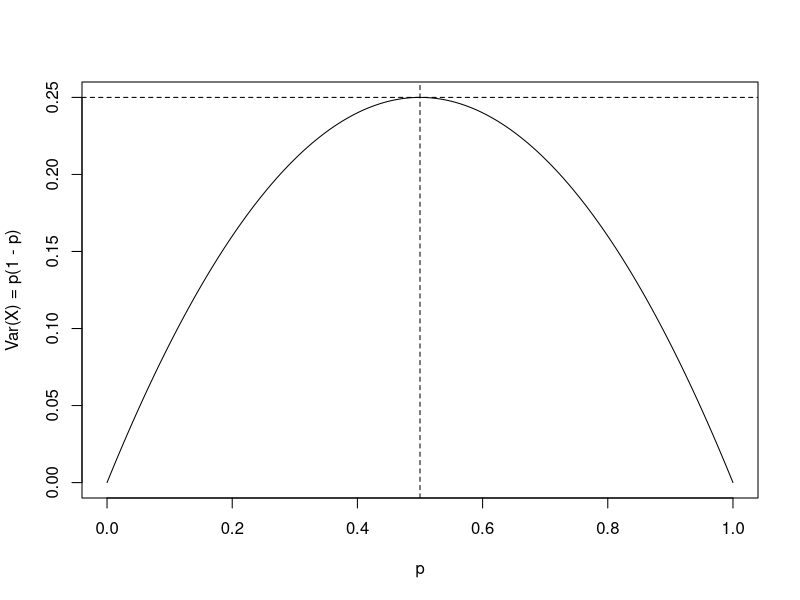
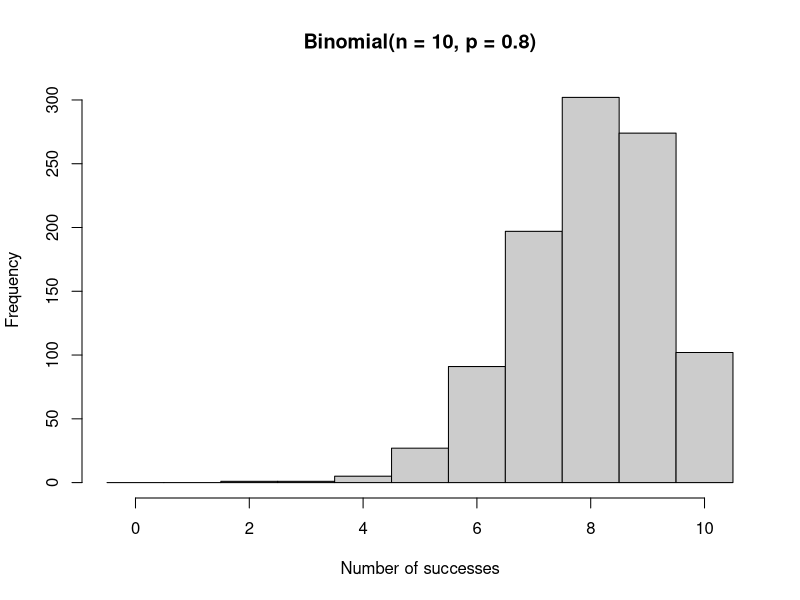
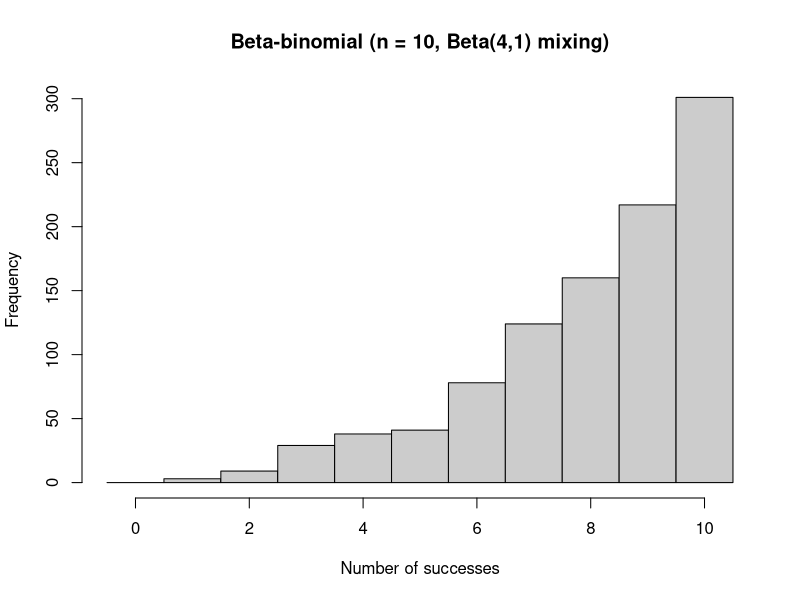
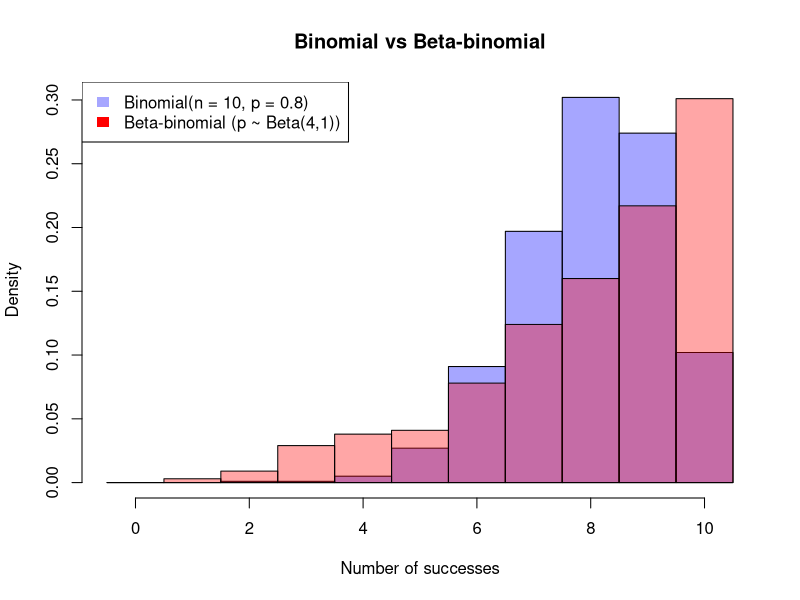

Recreate these plots in R, in order.
## ---- chunk 1
p <- seq(0, 1, by = 0.001)
# Create a sequence of probability values from 0 to 1 in increments of 0.001

v <- p * (1 - p)
# Compute the variance of a Bernoulli(p) random variable for each value of p

plot(p, v, type = "l", xlab = "p", ylab = "Var(X) = p(1 - p)")
# Plot variance as a function of p, using a line plot

abline(v = 0.5, lty = 2)
# Add a vertical dashed line at p = 0.5, where the variance is maximized

abline(h = 0.25, lty = 2)
# Add a horizontal dashed line at variance = 0.25, the maximum possible variance

## ---- chunk 2
#Stimulate Observations
set.seed(1)

n_sims <- 1000
n <- 10
p <- 0.8

y_binom <- rbinom(n_sims, size = n, prob = p)

#Plotting Histogram
brks <- seq(-0.5, n + 0.5, by = 1)

hist(y_binom,
     breaks = brks,
     main = "Binomial(n = 10, p = 0.8)",
     xlab = "Number of successes",
     col = "grey80")
## ---- chunk 3
    alpha <- 4
    beta <- 1

    p_i <- rbeta(1, shape1 = alpha, shape2 = beta)
    p_i
## ---- chunk 4
    n <- 10

    y_i <- rbinom(1, size = n, prob = p_i)
    y_i
## ---- chunk 5
    set.seed(1)

    n_sims <- 1000

    p_vec <- rbeta(n_sims, shape1 = alpha, shape2 = beta)
    y_beta_binom <- rbinom(n_sims, size = n, prob = p_vec)

    head(p_vec)
    head(y_beta_binom)
## ---- chunk 6
    brks <- seq(-0.5, n + 0.5, by = 1)

    hist(y_beta_binom,
         breaks = brks,
         main = "Beta-binomial (n = 10, Beta(4,1) mixing)",
         xlab = "Number of successes",
         col = "grey80")
## ---- chunk 7
# Common breaks so bars align at integers 0..10
brks <- seq(-0.5, n + 0.5, by = 1)

# Binomial histogram (density scale)
hist(y_binom,
     breaks = brks,
     freq = FALSE,
     col = rgb(0, 0, 1, 0.35),
     xlab = "Number of successes",
     main = "Binomial vs Beta-binomial")

# Overlay beta-binomial histogram
hist(y_beta_binom,
     breaks = brks,
     freq = FALSE,
     add = TRUE,
     col = rgb(1, 0, 0, 0.35))

legend("topleft",
       legend = c("Binomial(n = 10, p = 0.8)",
                  "Beta-binomial (p ~ Beta(4,1))"),
       fill = c(rgb(0, 0, 1, 0.35),
                rgb(1, 0, 0, 1, 0.35)),
       border = NA)

## ---- chunk 8
mean(y_binom)
sd(y_binom)

mean(y_beta_binom)
sd(y_beta_binom)
